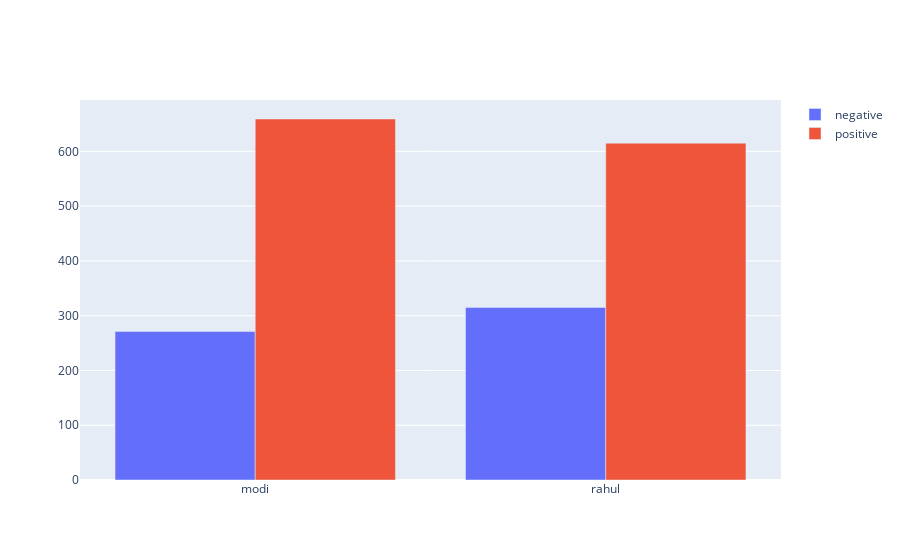

Source (notebook cell):
### Code cell
politicians = ['modi','rahul']

neg_list = [neg_modi,neg_rahul]

pos_list = [pos_modi,pos_rahul]

iplot = go.Figure(data = [go.Bar(name='negative',x=politicians,y=neg_list),go.Bar(name='positive',x=politicians,y=pos_list)])
iplot.update_layout(barmode='group')
iplot.show()

### Figure 1 — Plotly figure (JSON) as saved in the notebook; plotly's stock layout.template omitted (floating-point values rounded to 4 significant figures)
{"data": [{"name": "negative", "type": "bar", "x": ["modi", "rahul"], "y": [271, 315.1]}, {"name": "positive", "type": "bar", "x": ["modi", "rahul"], "y": [659, 614.9]}], "layout": {"barmode": "group"}}
